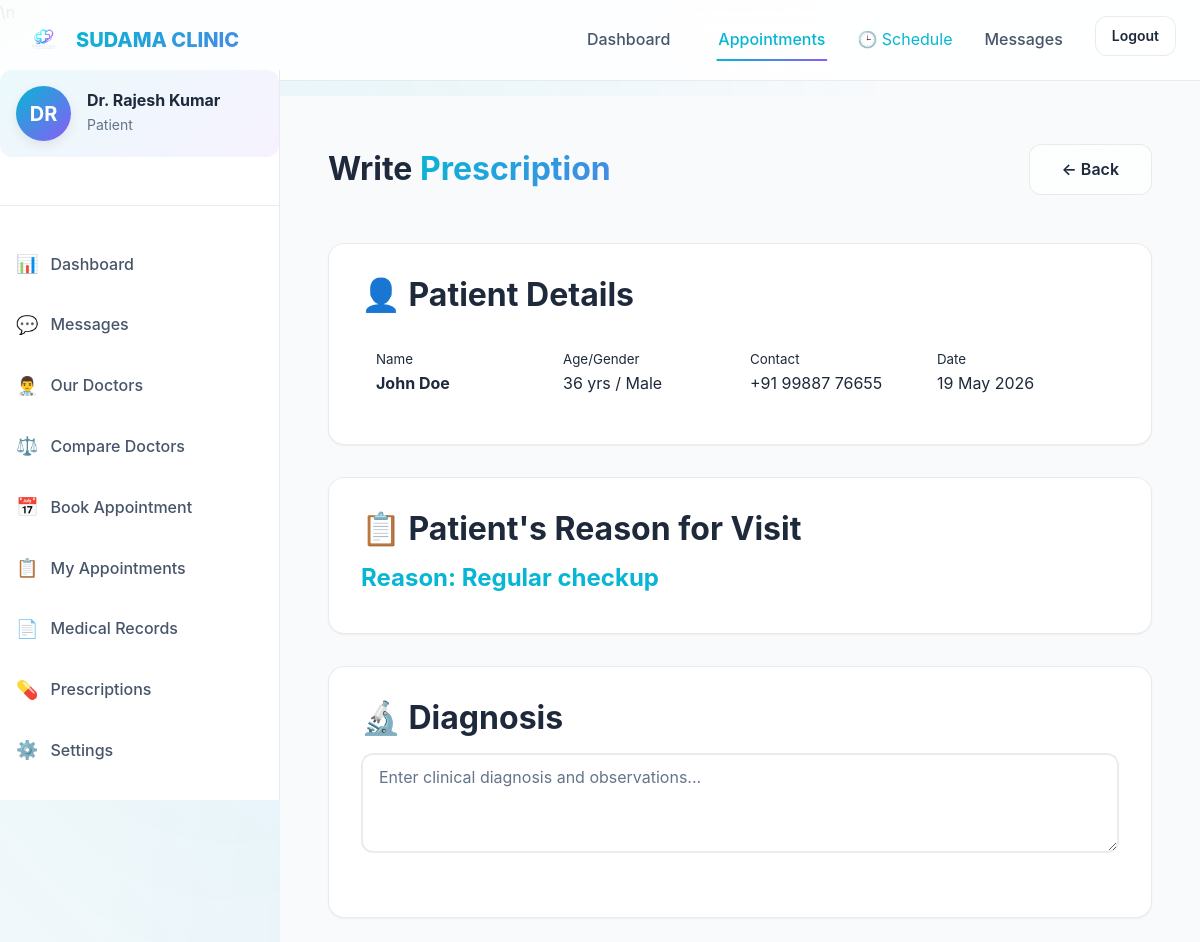
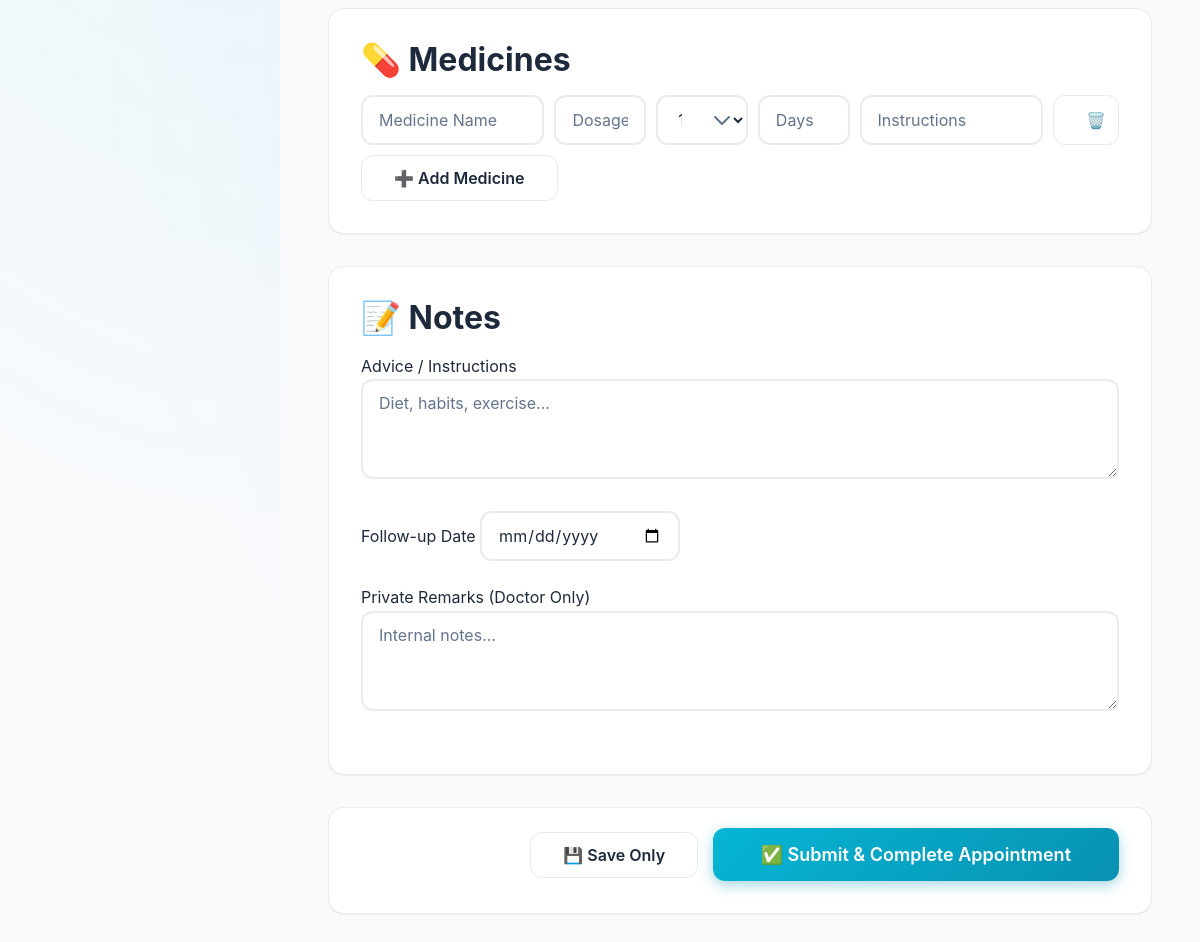
The app's page /prescription.php?appointment_id=1 (signed in) with its own data (2 pictures, top to bottom).
### tables this page shows
CREATE TABLE IF NOT EXISTS appointments (
    id INT AUTO_INCREMENT PRIMARY KEY,
    patient_id INT NOT NULL,
    doctor_id INT NOT NULL,
    appointment_date DATE NOT NULL,
    appointment_time TIME NOT NULL,
    end_time TIME,
    appointment_type ENUM('new', 'followup', 'emergency', 'consultation') DEFAULT 'new',
    status ENUM('pending', 'confirmed', 'completed', 'cancelled', 'no-show') DEFAULT 'pending',
    reason TEXT,
    symptoms TEXT,
    charge DECIMAL(10,2) DEFAULT 0.00,
    payment_status ENUM('pending', 'paid', 'refunded') DEFAULT 'pending',
    booked_by ENUM('patient', 'receptionist', 'doctor', 'admin') DEFAULT 'patient',
    notes TEXT,
    cancellation_reason TEXT,
    cancelled_at TIMESTAMP NULL,
    completed_at TIMESTAMP NULL,
    created_at TIMESTAMP DEFAULT CURRENT_TIMESTAMP,
    updated_at TIMESTAMP DEFAULT CURRENT_TIMESTAMP ON UPDATE CURRENT_TIMESTAMP,
    FOREIGN KEY (patient_id) REFERENCES patients(id) ON DELETE CASCADE,
    FOREIGN KEY (doctor_id) REFERENCES doctors(id) ON DELETE CASCADE,
    INDEX idx_patient (patient_id),
    INDEX idx_doctor (doctor_id),
    INDEX idx_date (appointment_date),
    INDEX idx_status (status),
    UNIQUE KEY unique_appointment (doctor_id, appointment_date, appointment_time)
);

CREATE TABLE IF NOT EXISTS patients (
    id INT AUTO_INCREMENT PRIMARY KEY,
    user_id INT NOT NULL,
    first_name VARCHAR(100) NOT NULL,
    last_name VARCHAR(100) NOT NULL,
    phone VARCHAR(20) NOT NULL,
    date_of_birth DATE NOT NULL,
    gender ENUM('male', 'female', 'other', 'prefer-not-to-say') NOT NULL,
    address TEXT,
    city VARCHAR(100),
    state VARCHAR(100),
    pincode VARCHAR(10),
    blood_group VARCHAR(5),
    emergency_contact VARCHAR(20),
    medical_history TEXT,
    allergies TEXT,
    profile_image VARCHAR(255),
    created_at TIMESTAMP DEFAULT CURRENT_TIMESTAMP,
    updated_at TIMESTAMP DEFAULT CURRENT_TIMESTAMP ON UPDATE CURRENT_TIMESTAMP,
    FOREIGN KEY (user_id) REFERENCES users(id) ON DELETE CASCADE,
    INDEX idx_user_id (user_id),
    INDEX idx_phone (phone)
);

### prescription.php (the view, shortened to what this page needs)
<?php
$db = get_db_connection();
$doctorId = $_SESSION['doctor_id'];
$db->exec("CREATE TABLE IF NOT EXISTS prescriptions (
    id INT AUTO_INCREMENT PRIMARY KEY,
    appointment_id INT NOT NULL,
    patient_id INT NOT NULL,
    doctor_id INT NOT NULL,
    diagnosis TEXT,
    medicines TEXT,
    notes TEXT,
    remarks TEXT,
    follow_up_date DATE,
    created_at TIMESTAMP DEFAULT CURRENT_TIMESTAMP
)");
$appointmentId = isset($_GET['appointment_id']) ? (int)$_GET['appointment_id'] : null;
$appointmentDate = date('Y-m-d');
$patientInfo = null;
if ($appointmentId) {
    $stmt = $db->prepare("SELECT a.*, p.first_name, p.last_name, p.gender, p.date_of_birth, p.phone, a.reason, a.symptoms
                          FROM appointments a
                          JOIN patients p ON a.patient_id = p.id
                          WHERE a.id = ? AND a.doctor_id = ?");
    $stmt->execute([$appointmentId, $doctorId]);
    $appointment = $stmt->fetch();
    if ($appointment) {
        $appointmentDate = $appointment['appointment_date'];
        $patientInfo = $appointment;
        if ($appointment['date_of_birth']) {
            $dob = new DateTime($appointment['date_of_birth']);
            $now = new DateTime();
            $patientInfo['age'] = $now->diff($dob)->y;
        } else {
             $patientInfo['age'] = 'N/A';
        }
    } else {
        $error = "Appointment not found.";
    }
}
?>
<!DOCTYPE html>
<html lang="en">
<head>
    <link rel="stylesheet" href="css/styles.css">
    <link rel="stylesheet" href="css/dashboard.css">
    <link rel="stylesheet" href="css/components.css">
\n</head>
<body>
    <nav class="navbar" id="navbar">
        <div class="container navbar-container">
            <a href="index.php" class="navbar-brand">
                <img src="images/logo.png" alt="SUDAMA CLINIC Logo">
                <span class="text-gradient">SUDAMA CLINIC</span>
            </a>
            <ul class="navbar-nav">
                <li><a href="doctor-dashboard.php" class="nav-link">Dashboard</a></li>
                <li><a href="doctor-appointments.php" class="nav-link active">Appointments</a></li>
                <li><a href="doctor-schedule.php"><span class="nav-icon">🕒</span> Schedule</a></li>
                <li><a href="doctor-messages.php" class="nav-link">Messages</a></li>
                <li><a href="logout.php" class="btn btn-ghost btn-sm">Logout</a></li>
            </ul>
        </div>
    </nav>
    <div class="dashboard-layout">
         <?php include 'includes/patient_sidebar.php'; ?>
        <main class="dashboard-main">
            <div class="page-header">
                <div>
                    <h1>Write <span class="text-gradient">Prescription</span></h1>
                </div>
                <a href="doctor-appointments.php" class="btn btn-ghost">← Back</a>
            </div>
            <?php if ($patientInfo): ?>
                <form method="POST" action="prescription.php">
                    <div class="form-section">
                        <h3>👤 Patient Details</h3>
                        <div style="display: grid; grid-template-columns: repeat(4, 1fr); gap: 20px; background: var(--color-bg-secondary); padding: 15px; border-radius: 8px; margin-top: 10px;">
                            <div>
                                <small>Name</small>
                                <div><strong><?php echo htmlspecialchars($patientInfo['first_name'] . ' ' . $patientInfo['last_name']); ?></strong></div>
                            </div>
                            <div>
                                <small>Age/Gender</small>
                                <div><?php echo $patientInfo['age']; ?> yrs / <?php echo ucfirst($patientInfo['gender']); ?></div>
                            </div>
                            <div>
                                <small>Contact</small>
                                <div><?php echo htmlspecialchars($patientInfo['phone']); ?></div>
                            </div>
                            <div>
                                <small>Date</small>
                                <div><?php echo date('d M Y', strtotime($appointmentDate)); ?></div>
                            </div>
                        </div>
                    </div>
                    <div class="form-section">
                        <h3>📋 Patient's Reason for Visit</h3>
                        <?php if (!empty($patientInfo['reason'])): ?>
                            <h4 style="color: var(--primary-start); margin-bottom: 8px;">Reason: <?php echo htmlspecialchars($patientInfo['reason']); ?></h4>
                        <?php endif; ?>
                    </div>
                    <div class="form-section">
                        <h3>🔬 Diagnosis</h3>
                        <div class="form-group">
                            <textarea name="diagnosis" class="form-control" rows="3" placeholder="Enter clinical diagnosis and observations..." required></textarea>
                        </div>
                    </div>
                    <div class="form-section">
                        <h3>💊 Medicines</h3>
                        <div id="medicine-rows">
                            <div class="medicine-row" style="display: grid; grid-template-columns: 2fr 1fr 1fr 1fr 2fr 0.5fr; gap: 10px; margin-bottom: 10px;">
                                <input type="text" name="med_name[]" class="form-control" placeholder="Medicine Name" required>
                                <input type="text" name="med_dosage[]" class="form-control" placeholder="Dosage (500mg)">
                                <select name="med_freq[]" class="form-control">
                                    <option value="1-0-1">1-0-1</option>
                                </select>
                                <input type="text" name="med_duration[]" class="form-control" placeholder="Days">
                                <input type="text" name="med_instruction[]" class="form-control" placeholder="Instructions">
                                <button type="button" class="btn btn-ghost" disabled>🗑️</button>
                            </div>
                        </div>
                        <button type="button" class="btn btn-ghost" onclick="addMedicineRow()">➕ Add Medicine</button>
                    </div>
                    <div class="form-section">
                        <h3>📝 Notes</h3>
                        <div class="form-group">
                            <label>Advice / Instructions</label>
                            <textarea name="treatment_notes" class="form-control" rows="3" placeholder="Diet, habits, exercise..."></textarea>
                        </div>
                        <div class="form-group">
                            <label>Follow-up Date</label>
                            <input type="date" name="follow_up_date" class="form-control" style="max-width: 200px;">
                        </div>
                        <div class="form-group">
                            <label>Private Remarks (Doctor Only)</label>
                            <textarea name="doctor_remarks" class="form-control" rows="2" placeholder="Internal notes..."></textarea>
                        </div>
                    </div>
                    <div class="form-section" style="text-align: right; border-top: 1px solid #eee; padding-top: 20px;">
                        <button type="submit" name="action" value="save" class="btn btn-ghost" style="margin-right: 10px;">💾 Save Only</button>
                        <button type="submit" name="action" value="complete" class="btn btn-primary btn-lg">✅ Submit & Complete Appointment</button>
                    </div>
                </form>
            <?php else: ?>
                <div class="alert alert-warning">
                    No appointment selected. Please select an appointment from the list.
                </div>
            <?php endif; ?>
        </main>
    </div>
</body>
</html>

### css/dashboard.css (style rules this page uses)
.dashboard-main { padding: var(--spacing-2xl); min-height: calc(100vh - 70px); animation: fadeIn 0.5s ease-out; }

### css/components.css (style rules this page uses)
.dashboard-layout { display: block; min-height: 100vh; padding-top: 70px; position: relative; }
.dashboard-main { margin-left: 280px; padding: var(--spacing-2xl); background: var(--color-bg-primary); min-height: calc(100vh - 70px); width: auto; box-sizing: border-box; transition: margin-left 0.3s ease, width 0.3s ease; }
.page-header { display: flex; justify-content: space-between; align-items: center; margin-bottom: var(--spacing-2xl); flex-wrap: wrap; gap: var(--spacing-md); }
.page-header h1 { font-size: var(--font-size-3xl); margin: 0; }
.form-section { background: var(--color-bg-secondary); border: 1px solid var(--glass-border); border-radius: var(--border-radius-lg); padding: var(--spacing-xl); margin-bottom: var(--spacing-xl); box-shadow: var(--shadow-sm); }

### records on screen
appointments: patient.last_name "John Doe", patient.gender "Male", patient.phone "+91 99887 76655", appointment_date "19 May 2026", reason "Regular checkup"

### other values on screen
substr($_SESSION['name'] ?? 'P', 0, 2) "DR"
$_SESSION['name'] "Dr. Rajesh Kumar"
$patientInfo['age'] "36"
